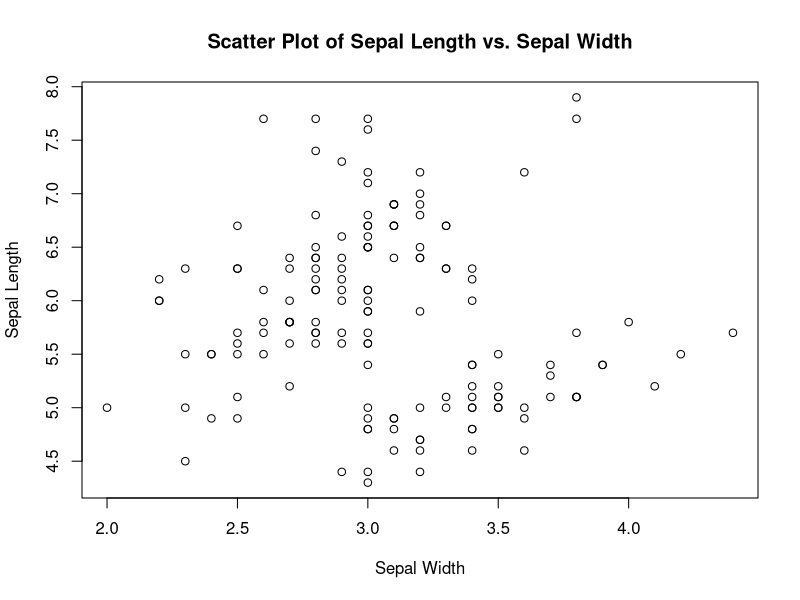
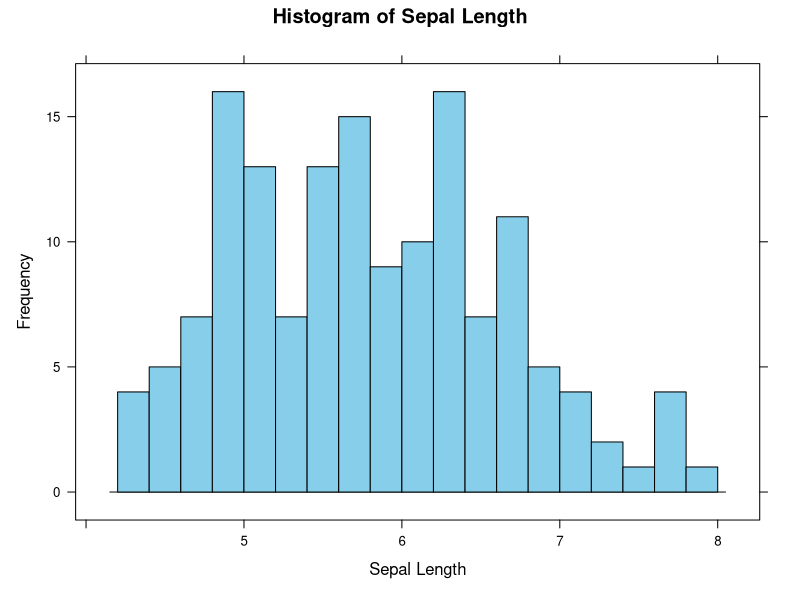
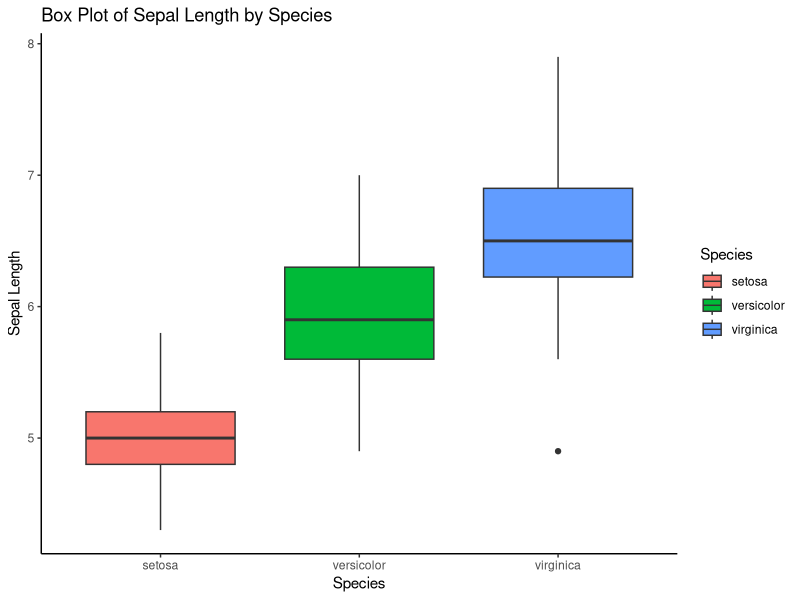

The R source for these figures, in order:
data(iris)


#Base R Vis

plot(iris$Sepal.Width, iris$Sepal.Length, 
     xlab = "Sepal Width", ylab = "Sepal Length", 
     main = "Scatter Plot of Sepal Length vs. Sepal Width")


#Lattice Vis
library(lattice)

histogram(~ Sepal.Length, data = iris, 
          main = "Histogram of Sepal Length",
          xlab = "Sepal Length", ylab = "Frequency",
          col = "skyblue",  # Change the color of bars
          breaks = 20,  # Change the number of bins
          type = "count")  # Show counts on y-axis instead of densities

#ggplot Vis
library(ggplot2)

ggplot(iris, aes(x = Species, y = Sepal.Length, fill = Species)) +
  geom_boxplot() +
  labs(x = "Species", y = "Sepal Length", title = "Box Plot of Sepal Length by Species") +
  theme_classic()
